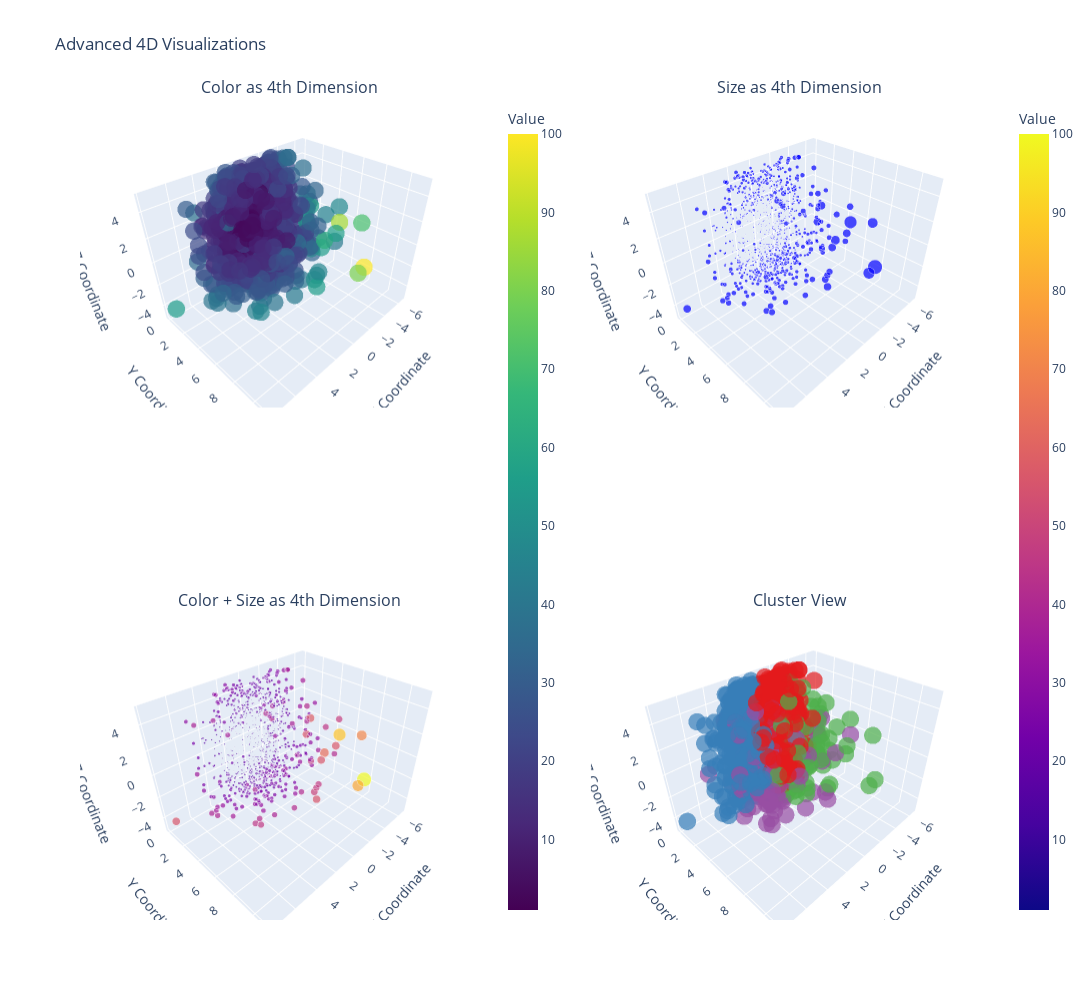

Notebook cell for this chart:
### Code cell
def advanced_4d_visualization_fixed(df):
    # Create a custom discrete color scale for clusters (similar to Set1)
    cluster_colors = ['#e41a1c', '#377eb8', '#4daf4a', '#984ea3', '#ff7f00']
    
    # Create subplots
    fig = make_subplots(
        rows=2, cols=2,
        specs=[[{'type': 'scatter3d'}, {'type': 'scatter3d'}],
               [{'type': 'scatter3d'}, {'type': 'scatter3d'}]],
        subplot_titles=('Color as 4th Dimension', 'Size as 4th Dimension',
                       'Color + Size as 4th Dimension', 'Cluster View')
    )
    
    # Plot 1: Color as 4th dimension
    fig.add_trace(go.Scatter3d(
        x=df['x'], y=df['y'], z=df['z'],
        mode='markers',
        marker=dict(
            color=df['value'],
            colorscale='Viridis',
            size=6,
            opacity=0.7,
            colorbar=dict(x=0.45, y=0.5, title='Value')
        ),
        name='Color Dimension'
    ), row=1, col=1)
    
    # Plot 2: Size as 4th dimension
    fig.add_trace(go.Scatter3d(
        x=df['x'], y=df['y'], z=df['z'],
        mode='markers',
        marker=dict(
            size=df['value']/10,
            color='blue',
            opacity=0.7,
            sizemode='diameter'
        ),
        name='Size Dimension'
    ), row=1, col=2)
    
    # Plot 3: Both color and size as 4th dimension
    fig.add_trace(go.Scatter3d(
        x=df['x'], y=df['y'], z=df['z'],
        mode='markers',
        marker=dict(
            size=df['value']/10,
            color=df['value'],
            colorscale='Plasma',
            opacity=0.7,
            colorbar=dict(x=1.0, y=0.5, title='Value'),
            sizemode='diameter'
        ),
        name='Color + Size'
    ), row=2, col=1)
    
    # Plot 4: Cluster view with custom discrete colors
    # For discrete colors, we need to map cluster values to colors
    cluster_colors_mapped = [cluster_colors[i % len(cluster_colors)] for i in df['cluster']]
    
    fig.add_trace(go.Scatter3d(
        x=df['x'], y=df['y'], z=df['z'],
        mode='markers',
        marker=dict(
            size=6,
            color=cluster_colors_mapped,  # Use pre-mapped colors
            opacity=0.7
        ),
        name='Clusters'
    ), row=2, col=2)
    
    # Update layout
    fig.update_layout(
        title_text="Advanced 4D Visualizations",
        height=1000,
        width=1200,
        showlegend=False
    )
    
    # Update scene properties
    scene_config = dict(
        xaxis_title='X Coordinate',
        yaxis_title='Y Coordinate',
        zaxis_title='Z Coordinate'
    )
    
    fig.update_scenes(scene_config, row=1, col=1)
    fig.update_scenes(scene_config, row=1, col=2) 
    fig.update_scenes(scene_config, row=2, col=1)
    fig.update_scenes(scene_config, row=2, col=2)
    
    fig.show()

# Create advanced visualization with custom colors
advanced_4d_visualization_fixed(dataset)

### Figure 1 — Plotly figure (JSON) as saved in the notebook; plotly's stock layout.template omitted (floating-point values rounded to 4 significant figures; data arrays with more than 128 entries replaced by an {"elided": "..."} marker saying what was removed)
{"data": [{"marker": {"color": {"elided": "1000 float values"}, "colorbar": {"title": {"text": "Value"}, "x": 0.45, "y": 0.5}, "colorscale": [[0, "#440154"], [0.1111, "#482878"], [0.2222, "#3e4989"], [0.3333, "#31688e"], [0.4444, "#26828e"], [0.5556, "#1f9e89"], [0.6667, "#35b779"], [0.7778, "#6ece58"], [0.8889, "#b5de2b"], [1, "#fde725"]], "opacity": 0.7, "size": 6}, "mode": "markers", "name": "Color Dimension", "scene": "scene", "type": "scatter3d", "x": {"elided": "1000 float values"}, "y": {"elided": "1000 float values"}, "z": {"elided": "1000 float values"}}, {"marker": {"color": "blue", "opacity": 0.7, "size": {"elided": "1000 float values"}, "sizemode": "diameter"}, "mode": "markers", "name": "Size Dimension", "scene": "scene2", "type": "scatter3d", "x": {"elided": "1000 float values"}, "y": {"elided": "1000 float values"}, "z": {"elided": "1000 float values"}}, {"marker": {"color": {"elided": "1000 float values"}, "colorbar": {"title": {"text": "Value"}, "x": 1, "y": 0.5}, "colorscale": [[0, "#0d0887"], [0.1111, "#46039f"], [0.2222, "#7201a8"], [0.3333, "#9c179e"], [0.4444, "#bd3786"], [0.5556, "#d8576b"], [0.6667, "#ed7953"], [0.7778, "#fb9f3a"], [0.8889, "#fdca26"], [1, "#f0f921"]], "opacity": 0.7, "size": {"elided": "1000 float values"}, "sizemode": "diameter"}, "mode": "markers", "name": "Color + Size", "scene": "scene3", "type": "scatter3d", "x": {"elided": "1000 float values"}, "y": {"elided": "1000 float values"}, "z": {"elided": "1000 float values"}}, {"marker": {"color": {"elided": "1000 str values"}, "opacity": 0.7, "size": 6}, "mode": "markers", "name": "Clusters", "scene": "scene4", "type": "scatter3d", "x": {"elided": "1000 float values"}, "y": {"elided": "1000 float values"}, "z": {"elided": "1000 float values"}}], "layout": {"annotations": [{"font": {"size": 16}, "showarrow": false, "text": "Color as 4th Dimension", "x": 0.225, "xanchor": "center", "xref": "paper", "y": 1, "yanchor": "bottom", "yref": "paper"}, {"font": {"size": 16}, "showarrow": false, "text": "Size as 4th Dimension", "x": 0.775, "xanchor": "center", "xref": "paper", "y": 1, "yanchor": "bottom", "yref": "paper"}, {"font": {"size": 16}, "showarrow": false, "text": "Color + Size as 4th Dimension", "x": 0.225, "xanchor": "center", "xref": "paper", "y": 0.375, "yanchor": "bottom", "yref": "paper"}, {"font": {"size": 16}, "showarrow": false, "text": "Cluster View", "x": 0.775, "xanchor": "center", "xref": "paper", "y": 0.375, "yanchor": "bottom", "yref": "paper"}], "height": 1000, "scene": {"domain": {"x": [0, 0.45], "y": [0.625, 1]}, "xaxis": {"title": {"text": "X Coordinate"}}, "yaxis": {"title": {"text": "Y Coordinate"}}, "zaxis": {"title": {"text": "Z Coordinate"}}}, "scene2": {"domain": {"x": [0.55, 1], "y": [0.625, 1]}, "xaxis": {"title": {"text": "X Coordinate"}}, "yaxis": {"title": {"text": "Y Coordinate"}}, "zaxis": {"title": {"text": "Z Coordinate"}}}, "scene3": {"domain": {"x": [0, 0.45], "y": [0, 0.375]}, "xaxis": {"title": {"text": "X Coordinate"}}, "yaxis": {"title": {"text": "Y Coordinate"}}, "zaxis": {"title": {"text": "Z Coordinate"}}}, "scene4": {"domain": {"x": [0.55, 1], "y": [0, 0.375]}, "xaxis": {"title": {"text": "X Coordinate"}}, "yaxis": {"title": {"text": "Y Coordinate"}}, "zaxis": {"title": {"text": "Z Coordinate"}}}, "showlegend": false, "title": {"text": "Advanced 4D Visualizations"}, "width": 1200}}
